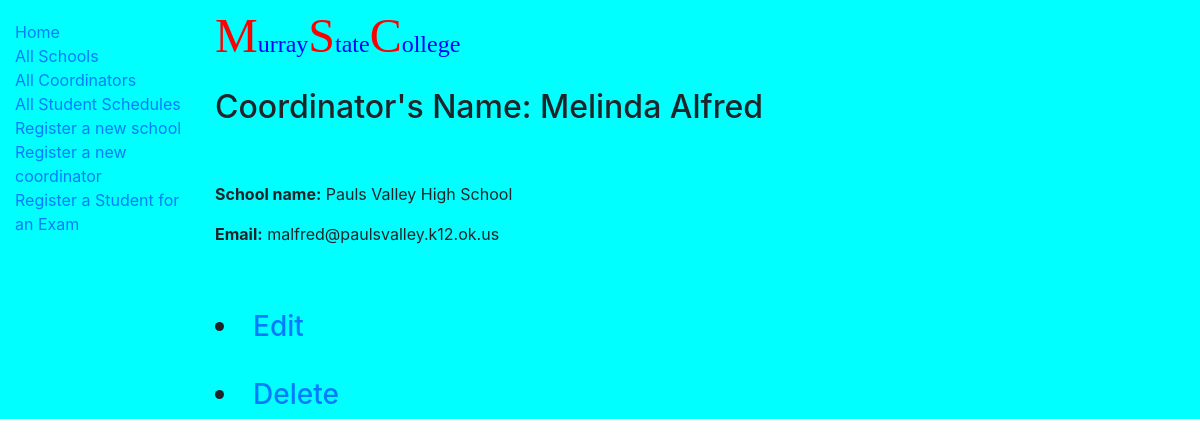
Page /catalog/coordinator/37 on the committed database.
### catalog/models.py (models this page shows, shortened)
class Coordinators(models.Model):
    def display_school(self):
        return ', '.join(school.school_name for school in self.school.all()[:100])
    first_name = models.CharField(max_length=100)
    last_name = models.CharField(max_length=100)
    school = models.ManyToManyField(School, help_text='Select a school')
    email = models.CharField(max_length=100)
    class Meta:
        ordering = ['last_name','first_name']
    def get_absolute_url(self):
        return reverse('coordinator-detail', args=[str(self.id)])

class School(models.Model):
    NONE = '-'
    ONE = '1'
    TWO = '2'
    THREE = '3'
    FOUR = '4'
    DIV_CHOICES = (
        (NONE, '-'),
        (ONE, '1'),
        (TWO, '2'),
        (THREE, '3'),
        (FOUR, '4'),
    )
    school_name = models.CharField(max_length=100)
    division = models.CharField(
        max_length=1,
        choices=DIV_CHOICES,
        default=NONE,
    )
    address = models.CharField(max_length=100)
    city = models.CharField(max_length=30)
    state = USStateField(null=True, blank=True)
    zipcode = models.CharField(max_length=7)
    phone = models.CharField(max_length=10)
    class Meta:
        ordering = ['school_name']

### catalog/views.py (the view)
# urls.py: path('coordinator/<int:pk>', views.CoordinatorsDetailView.as_view(), name='coordinator-detail'),
class CoordinatorsDetailView(generic.DetailView):
    model = Coordinators

### catalog/templates/catalog/coordinators_detail.html
{% extends "base_generic.html" %}
{% block content %}
  <p><font size="14" color="red" face="book antiqua">M</font><font size="5" color="blue" face="book antiqua">urray</font><font size="14" color="red" face="book antiqua">S</font><font size="5" color="blue" face="book antiqua">tate</font><font size="14" color="red" face="book antiqua">C</font><font size="5" color="blue" face="book antiqua">ollege</font></p>
  <h2>Coordinator's Name: {{ coordinators.first_name }} {{ coordinators.last_name }}</h2>
  <br />
  <br />
  <p><strong>School name:</strong> {{ coordinators.display_school}}</p>
  <p><strong>Email:</strong> {{ coordinators.email }}</p>
  <br />
  <br />
  <h3>
  <li><a href="{{coordinators.get_absolute_url }}\update\">Edit</a></li>
  <br />
  <li><a href="{{coordinators.get_absolute_url }}\delete\">Delete</a></li>
  </h3>
{% endblock %}

### rows in the picture
Coordinators: first_name "Melinda", last_name "Alfred", display_school "Pauls Valley High School", email "malfred@paulsvalley.k12.ok.us"
